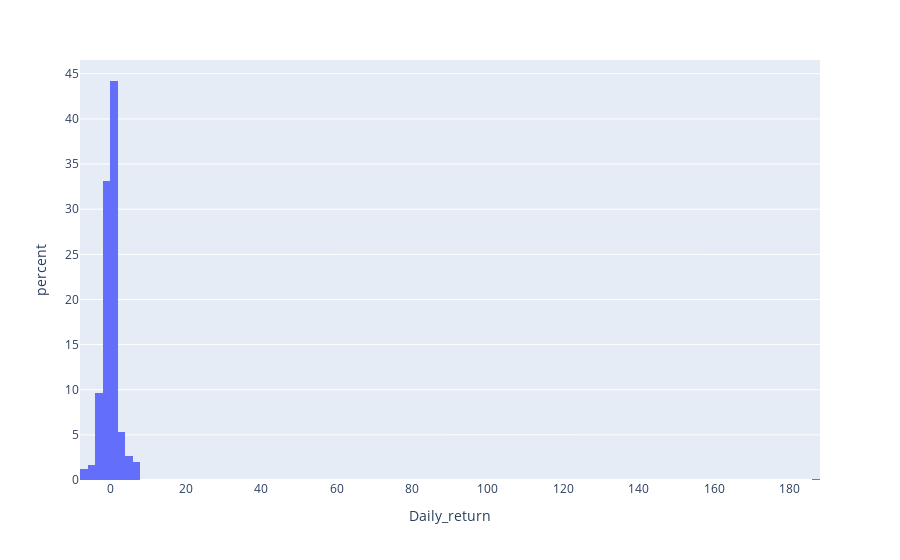

Here is the notebook cell this chart was saved with:
### Code cell
fig = go.Figure()
px.histogram(df, x="Daily_return",histnorm='percent')
#ff.create_distplot(df, group_labels)

### Figure 1 — Plotly figure (JSON) as saved in the notebook; plotly's stock layout.template omitted (floating-point values rounded to 4 significant figures; data arrays with more than 128 entries replaced by an {"elided": "..."} marker saying what was removed)
{"data": [{"alignmentgroup": "True", "bingroup": "x", "histnorm": "percent", "hovertemplate": "Daily_return=%{x}<br>percent=%{y}<extra></extra>", "legendgroup": "", "marker": {"color": "#636efa"}, "name": "", "offsetgroup": "", "orientation": "v", "showlegend": false, "type": "histogram", "x": {"elided": "715 float values"}, "xaxis": "x", "yaxis": "y"}], "layout": {"barmode": "relative", "legend": {"tracegroupgap": 0}, "margin": {"t": 60}, "xaxis": {"anchor": "y", "domain": [0, 1], "title": {"text": "Daily_return"}}, "yaxis": {"anchor": "x", "domain": [0, 1], "title": {"text": "percent"}}}}
